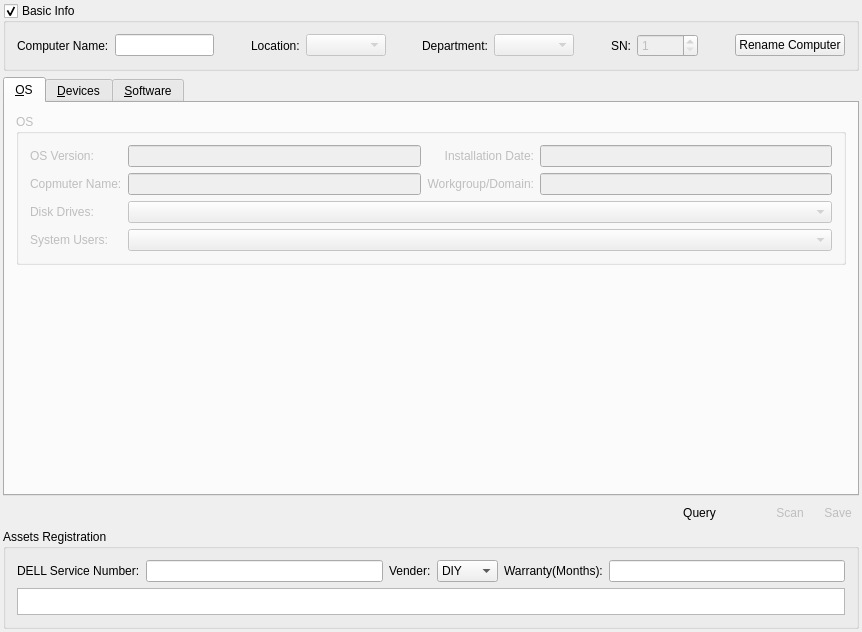
<?xml version="1.0" encoding="UTF-8"?>
<ui version="4.0">
 <class>SystemInfoMainWindowUI</class>
 <widget class="QWidget" name="SystemInfoMainWindowUI">
  <property name="geometry">
   <rect>
    <x>0</x>
    <y>0</y>
    <width>862</width>
    <height>592</height>
   </rect>
  </property>
  <property name="sizePolicy">
   <sizepolicy hsizetype="Expanding" vsizetype="Expanding">
    <horstretch>0</horstretch>
    <verstretch>0</verstretch>
   </sizepolicy>
  </property>
  <property name="windowTitle">
   <string>System Management</string>
  </property>
  <layout class="QGridLayout" name="gridLayout_4">
   <property name="margin">
    <number>3</number>
   </property>
   <item row="0" column="0">
    <widget class="QGroupBox" name="groupBoxBasicSettings_2">
     <property name="title">
      <string>Basic Info</string>
     </property>
     <property name="checkable">
      <bool>true</bool>
     </property>
     <property name="checked">
      <bool>true</bool>
     </property>
     <layout class="QHBoxLayout" name="horizontalLayout_3">
      <item>
       <widget class="QLabel" name="labelComputerName">
        <property name="text">
         <string>Computer Name:</string>
        </property>
       </widget>
      </item>
      <item>
       <widget class="QLineEdit" name="lineEditComputerName">
        <property name="readOnly">
         <bool>true</bool>
        </property>
       </widget>
      </item>
      <item>
       <spacer name="horizontalSpacer_10">
        <property name="orientation">
         <enum>Qt::Horizontal</enum>
        </property>
        <property name="sizeHint" stdset="0">
         <size>
          <width>40</width>
          <height>20</height>
         </size>
        </property>
       </spacer>
      </item>
      <item>
       <widget class="QLabel" name="labelLocation_2">
        <property name="text">
         <string>Location:</string>
        </property>
       </widget>
      </item>
      <item>
       <widget class="QComboBox" name="comboBoxLocation">
        <property name="enabled">
         <bool>false</bool>
        </property>
        <property name="minimumSize">
         <size>
          <width>80</width>
          <height>0</height>
         </size>
        </property>
       </widget>
      </item>
      <item>
       <spacer name="horizontalSpacer_7">
        <property name="orientation">
         <enum>Qt::Horizontal</enum>
        </property>
        <property name="sizeHint" stdset="0">
         <size>
          <width>40</width>
          <height>20</height>
         </size>
        </property>
       </spacer>
      </item>
      <item>
       <widget class="QLabel" name="labelDepartment_2">
        <property name="text">
         <string>Department:</string>
        </property>
       </widget>
      </item>
      <item>
       <widget class="QComboBox" name="comboBoxDepartment">
        <property name="enabled">
         <bool>false</bool>
        </property>
        <property name="sizePolicy">
         <sizepolicy hsizetype="Preferred" vsizetype="Fixed">
          <horstretch>0</horstretch>
          <verstretch>0</verstretch>
         </sizepolicy>
        </property>
        <property name="minimumSize">
         <size>
          <width>80</width>
          <height>0</height>
         </size>
        </property>
        <property name="toolTip">
         <string>Department</string>
        </property>
        <property name="statusTip">
         <string/>
        </property>
        <property name="whatsThis">
         <string>Department</string>
        </property>
       </widget>
      </item>
      <item>
       <spacer name="horizontalSpacer_8">
        <property name="orientation">
         <enum>Qt::Horizontal</enum>
        </property>
        <property name="sizeHint" stdset="0">
         <size>
          <width>40</width>
          <height>20</height>
         </size>
        </property>
       </spacer>
      </item>
      <item>
       <widget class="QLabel" name="labelSN_2">
        <property name="text">
         <string>SN:</string>
        </property>
       </widget>
      </item>
      <item>
       <widget class="QSpinBox" name="spinBoxSN">
        <property name="enabled">
         <bool>false</bool>
        </property>
        <property name="sizePolicy">
         <sizepolicy hsizetype="Minimum" vsizetype="Fixed">
          <horstretch>0</horstretch>
          <verstretch>0</verstretch>
         </sizepolicy>
        </property>
        <property name="minimum">
         <number>1</number>
        </property>
        <property name="maximum">
         <number>99999</number>
        </property>
       </widget>
      </item>
      <item>
       <spacer name="horizontalSpacer_9">
        <property name="orientation">
         <enum>Qt::Horizontal</enum>
        </property>
        <property name="sizeHint" stdset="0">
         <size>
          <width>40</width>
          <height>20</height>
         </size>
        </property>
       </spacer>
      </item>
      <item>
       <widget class="QPushButton" name="pushButtonRenameComputer">
        <property name="text">
         <string>Rename Computer</string>
        </property>
       </widget>
      </item>
     </layout>
    </widget>
   </item>
   <item row="4" column="0">
    <widget class="QGroupBox" name="groupBox_2">
     <property name="minimumSize">
      <size>
       <width>0</width>
       <height>100</height>
      </size>
     </property>
     <property name="title">
      <string>Assets Registration </string>
     </property>
     <layout class="QGridLayout" name="gridLayout">
      <item row="0" column="0">
       <widget class="QLabel" name="label">
        <property name="text">
         <string>DELL Service Number:</string>
        </property>
       </widget>
      </item>
      <item row="0" column="1">
       <widget class="QLineEdit" name="lineEditDellServiceNumber"/>
      </item>
      <item row="0" column="2">
       <widget class="QLabel" name="label_3">
        <property name="text">
         <string>Vender:</string>
        </property>
       </widget>
      </item>
      <item row="0" column="3">
       <widget class="QComboBox" name="comboBoxVender">
        <item>
         <property name="text">
          <string>DIY</string>
         </property>
        </item>
        <item>
         <property name="text">
          <string>DELL</string>
         </property>
        </item>
       </widget>
      </item>
      <item row="0" column="5">
       <widget class="QLineEdit" name="lineEditWarranty"/>
      </item>
      <item row="0" column="4">
       <widget class="QLabel" name="label_4">
        <property name="text">
         <string>Warranty(Months):</string>
        </property>
       </widget>
      </item>
      <item row="1" column="0" colspan="6">
       <widget class="QTextEdit" name="textEditRemark"/>
      </item>
     </layout>
    </widget>
   </item>
   <item row="2" column="0">
    <widget class="QTabWidget" name="tabWidgetSystemInfo">
     <property name="tabPosition">
      <enum>QTabWidget::North</enum>
     </property>
     <property name="tabShape">
      <enum>QTabWidget::Rounded</enum>
     </property>
     <property name="currentIndex">
      <number>0</number>
     </property>
     <widget class="QWidget" name="tabOS">
      <attribute name="title">
       <string>&amp;OS</string>
      </attribute>
      <layout class="QGridLayout" name="gridLayout_2">
       <item row="0" column="0">
        <widget class="QGroupBox" name="osGroupBox">
         <property name="enabled">
          <bool>false</bool>
         </property>
         <property name="sizePolicy">
          <sizepolicy hsizetype="Expanding" vsizetype="Preferred">
           <horstretch>0</horstretch>
           <verstretch>0</verstretch>
          </sizepolicy>
         </property>
         <property name="title">
          <string>OS</string>
         </property>
         <layout class="QGridLayout" name="gridLayout_7">
          <property name="sizeConstraint">
           <enum>QLayout::SetDefaultConstraint</enum>
          </property>
          <item row="0" column="0">
           <widget class="QLabel" name="label_2">
            <property name="text">
             <string>OS Version:</string>
            </property>
           </widget>
          </item>
          <item row="0" column="1">
           <widget class="QLineEdit" name="osVersionLineEdit">
            <property name="readOnly">
             <bool>true</bool>
            </property>
           </widget>
          </item>
          <item row="1" column="0">
           <widget class="QLabel" name="label_6">
            <property name="text">
             <string>Copmuter Name:</string>
            </property>
           </widget>
          </item>
          <item row="1" column="1">
           <widget class="QLineEdit" name="computerNameLineEdit">
            <property name="readOnly">
             <bool>true</bool>
            </property>
           </widget>
          </item>
          <item row="1" column="2">
           <widget class="QLabel" name="workgroupLabel">
            <property name="text">
             <string>Workgroup/Domain:</string>
            </property>
            <property name="alignment">
             <set>Qt::AlignRight|Qt::AlignTrailing|Qt::AlignVCenter</set>
            </property>
           </widget>
          </item>
          <item row="0" column="2">
           <widget class="QLabel" name="installDatelabel">
            <property name="text">
             <string>Installation Date:</string>
            </property>
            <property name="alignment">
             <set>Qt::AlignRight|Qt::AlignTrailing|Qt::AlignVCenter</set>
            </property>
           </widget>
          </item>
          <item row="0" column="3">
           <widget class="QLineEdit" name="installationDateLineEdit">
            <property name="readOnly">
             <bool>true</bool>
            </property>
           </widget>
          </item>
          <item row="1" column="3">
           <widget class="QLineEdit" name="workgroupLineEdit">
            <property name="readOnly">
             <bool>true</bool>
            </property>
           </widget>
          </item>
          <item row="3" column="0">
           <widget class="QLabel" name="labelSystemUsers">
            <property name="text">
             <string>System Users:</string>
            </property>
           </widget>
          </item>
          <item row="3" column="1" colspan="3">
           <widget class="QComboBox" name="comboBoxSystemUsers"/>
          </item>
          <item row="2" column="1" colspan="3">
           <widget class="QComboBox" name="logicalDrivesComboBox">
            <property name="sizePolicy">
             <sizepolicy hsizetype="Expanding" vsizetype="Fixed">
              <horstretch>0</horstretch>
              <verstretch>0</verstretch>
             </sizepolicy>
            </property>
           </widget>
          </item>
          <item row="2" column="0">
           <widget class="QLabel" name="logicalDrivesLabel">
            <property name="text">
             <string>Disk Drives:</string>
            </property>
           </widget>
          </item>
         </layout>
        </widget>
       </item>
       <item row="1" column="0">
        <spacer name="verticalSpacer">
         <property name="orientation">
          <enum>Qt::Vertical</enum>
         </property>
         <property name="sizeHint" stdset="0">
          <size>
           <width>20</width>
           <height>40</height>
          </size>
         </property>
        </spacer>
       </item>
      </layout>
     </widget>
     <widget class="QWidget" name="tabDevices">
      <attribute name="title">
       <string>&amp;Devices</string>
      </attribute>
      <layout class="QVBoxLayout" name="verticalLayout_2">
       <item>
        <widget class="QGroupBox" name="devicesInfoGroupBox">
         <property name="enabled">
          <bool>false</bool>
         </property>
         <property name="sizePolicy">
          <sizepolicy hsizetype="Expanding" vsizetype="Preferred">
           <horstretch>0</horstretch>
           <verstretch>0</verstretch>
          </sizepolicy>
         </property>
         <property name="minimumSize">
          <size>
           <width>0</width>
           <height>0</height>
          </size>
         </property>
         <property name="title">
          <string>Devices</string>
         </property>
         <layout class="QGridLayout" name="gridLayout_13" rowstretch="0,0,0,0,0,0,0,0,0,0,0,0,0" columnstretch="0,0,0,0">
          <property name="sizeConstraint">
           <enum>QLayout::SetDefaultConstraint</enum>
          </property>
          <item row="1" column="1" colspan="3">
           <widget class="QLineEdit" name="motherboardLineEdit">
            <property name="readOnly">
             <bool>true</bool>
            </property>
           </widget>
          </item>
          <item row="5" column="0">
           <widget class="QLabel" name="videoCardLabel">
            <property name="text">
             <string>Video Card:</string>
            </property>
           </widget>
          </item>
          <item row="5" column="1" colspan="3">
           <widget class="QLineEdit" name="videoCardLineEdit">
            <property name="readOnly">
             <bool>true</bool>
            </property>
           </widget>
          </item>
          <item row="9" column="1" colspan="3">
           <widget class="QLineEdit" name="adapter1NameLineEdit">
            <property name="readOnly">
             <bool>true</bool>
            </property>
           </widget>
          </item>
          <item row="10" column="0">
           <widget class="QLabel" name="macAddresslabel_3">
            <property name="text">
             <string>MAC Address:</string>
            </property>
           </widget>
          </item>
          <item row="10" column="1">
           <widget class="QLineEdit" name="adapter1HDAddressLineEdit">
            <property name="readOnly">
             <bool>true</bool>
            </property>
           </widget>
          </item>
          <item row="8" column="1" colspan="3">
           <widget class="Line" name="line_5">
            <property name="orientation">
             <enum>Qt::Horizontal</enum>
            </property>
           </widget>
          </item>
          <item row="0" column="0">
           <widget class="QLabel" name="cpuInfoLabel">
            <property name="text">
             <string>CPU:</string>
            </property>
           </widget>
          </item>
          <item row="0" column="1" colspan="3">
           <widget class="QLineEdit" name="cpuLineEdit">
            <property name="readOnly">
             <bool>true</bool>
            </property>
           </widget>
          </item>
          <item row="10" column="2">
           <widget class="QLabel" name="ipAddresslabel_3">
            <property name="text">
             <string>IP Address:</string>
            </property>
            <property name="alignment">
             <set>Qt::AlignRight|Qt::AlignTrailing|Qt::AlignVCenter</set>
            </property>
           </widget>
          </item>
          <item row="10" column="3">
           <widget class="QLineEdit" name="adapter1IPAddressLineEdit">
            <property name="minimumSize">
             <size>
              <width>210</width>
              <height>0</height>
             </size>
            </property>
            <property name="readOnly">
             <bool>true</bool>
            </property>
           </widget>
          </item>
          <item row="11" column="1" colspan="3">
           <widget class="QLineEdit" name="adapter2NameLineEdit">
            <property name="readOnly">
             <bool>true</bool>
            </property>
           </widget>
          </item>
          <item row="12" column="0">
           <widget class="QLabel" name="macAddresslabel_4">
            <property name="text">
             <string>MAC Address:</string>
            </property>
           </widget>
          </item>
          <item row="12" column="1">
           <widget class="QLineEdit" name="adapter2HDAddressLineEdit">
            <property name="readOnly">
             <bool>true</bool>
            </property>
           </widget>
          </item>
          <item row="12" column="2">
           <widget class="QLabel" name="ipAddresslabel_4">
            <property name="text">
             <string>IP Address:</string>
            </property>
            <property name="alignment">
             <set>Qt::AlignRight|Qt::AlignTrailing|Qt::AlignVCenter</set>
            </property>
           </widget>
          </item>
          <item row="12" column="3">
           <widget class="QLineEdit" name="adapter2IPAddressLineEdit">
            <property name="readOnly">
             <bool>true</bool>
            </property>
           </widget>
          </item>
          <item row="9" column="0">
           <widget class="QLabel" name="adapter1Label">
            <property name="text">
             <string>Adapter 1:</string>
            </property>
           </widget>
          </item>
          <item row="11" column="0">
           <widget class="QLabel" name="networkAdapter2Label">
            <property name="text">
             <string>Adapter 2:</string>
            </property>
           </widget>
          </item>
          <item row="8" column="0">
           <widget class="QLabel" name="networkLabel">
            <property name="text">
             <string>Network Info:</string>
            </property>
           </widget>
          </item>
          <item row="1" column="0">
           <widget class="QLabel" name="motherboardLabel">
            <property name="text">
             <string>Motherboard:</string>
            </property>
           </widget>
          </item>
          <item row="3" column="0">
           <widget class="QLabel" name="chipsetLabel">
            <property name="text">
             <string>Chipset:</string>
            </property>
           </widget>
          </item>
          <item row="3" column="1">
           <widget class="QLineEdit" name="chipsetLineEdit">
            <property name="readOnly">
             <bool>true</bool>
            </property>
           </widget>
          </item>
          <item row="3" column="2">
           <widget class="QLabel" name="memoryInfoLabel">
            <property name="text">
             <string>Memory:</string>
            </property>
            <property name="alignment">
             <set>Qt::AlignRight|Qt::AlignTrailing|Qt::AlignVCenter</set>
            </property>
           </widget>
          </item>
          <item row="3" column="3">
           <widget class="QLineEdit" name="memoryLineEdit">
            <property name="readOnly">
             <bool>true</bool>
            </property>
           </widget>
          </item>
          <item row="7" column="0">
           <widget class="QLabel" name="audioCardLabel">
            <property name="text">
             <string>Audio Card:</string>
            </property>
           </widget>
          </item>
          <item row="7" column="1" colspan="3">
           <widget class="QLineEdit" name="audioLineEdit">
            <property name="readOnly">
             <bool>true</bool>
            </property>
           </widget>
          </item>
          <item row="6" column="0">
           <widget class="QLabel" name="monitorLabel">
            <property name="text">
             <string>Monitor:</string>
            </property>
           </widget>
          </item>
          <item row="6" column="1" colspan="3">
           <widget class="QLineEdit" name="monitorLineEdit">
            <property name="readOnly">
             <bool>true</bool>
            </property>
           </widget>
          </item>
          <item row="2" column="0">
           <widget class="QLabel" name="dmiUUIDLabel">
            <property name="text">
             <string>DMI UUID:</string>
            </property>
           </widget>
          </item>
          <item row="2" column="1" colspan="3">
           <widget class="QLineEdit" name="dmiUUIDLineEdit">
            <property name="readOnly">
             <bool>true</bool>
            </property>
           </widget>
          </item>
         </layout>
        </widget>
       </item>
       <item>
        <spacer name="verticalSpacer_3">
         <property name="orientation">
          <enum>Qt::Vertical</enum>
         </property>
         <property name="sizeHint" stdset="0">
          <size>
           <width>20</width>
           <height>40</height>
          </size>
         </property>
        </spacer>
       </item>
      </layout>
     </widget>
     <widget class="QWidget" name="tabSoftware">
      <attribute name="title">
       <string>&amp;Software</string>
      </attribute>
      <layout class="QVBoxLayout" name="verticalLayout_3">
       <item>
        <widget class="QTableWidget" name="tableWidgetSoftware">
         <property name="selectionMode">
          <enum>QAbstractItemView::SingleSelection</enum>
         </property>
         <property name="selectionBehavior">
          <enum>QAbstractItemView::SelectRows</enum>
         </property>
         <attribute name="horizontalHeaderVisible">
          <bool>false</bool>
         </attribute>
         <attribute name="horizontalHeaderStretchLastSection">
          <bool>true</bool>
         </attribute>
         <column>
          <property name="text">
           <string>Name</string>
          </property>
         </column>
         <column>
          <property name="text">
           <string>Version</string>
          </property>
         </column>
         <column>
          <property name="text">
           <string>Size</string>
          </property>
         </column>
         <column>
          <property name="text">
           <string>Date</string>
          </property>
         </column>
         <column>
          <property name="text">
           <string>Publisher</string>
          </property>
         </column>
        </widget>
       </item>
      </layout>
     </widget>
    </widget>
   </item>
   <item row="3" column="0">
    <layout class="QHBoxLayout" name="horizontalLayout_2">
     <item>
      <widget class="QLabel" name="labelReportCreationTime">
       <property name="sizePolicy">
        <sizepolicy hsizetype="Expanding" vsizetype="Preferred">
         <horstretch>0</horstretch>
         <verstretch>0</verstretch>
        </sizepolicy>
       </property>
      </widget>
     </item>
     <item>
      <spacer name="horizontalSpacer">
       <property name="orientation">
        <enum>Qt::Horizontal</enum>
       </property>
       <property name="sizeHint" stdset="0">
        <size>
         <width>40</width>
         <height>20</height>
        </size>
       </property>
      </spacer>
     </item>
     <item>
      <widget class="QToolButton" name="toolButtonQuerySystemInfo">
       <property name="text">
        <string>Query</string>
       </property>
       <property name="icon">
        <iconset resource="systeminfo.qrc">
         <normaloff>:/resources/images/querydatabase.png</normaloff>:/resources/images/querydatabase.png</iconset>
       </property>
       <property name="autoRaise">
        <bool>true</bool>
       </property>
      </widget>
     </item>
     <item>
      <spacer name="horizontalSpacer_2">
       <property name="orientation">
        <enum>Qt::Horizontal</enum>
       </property>
       <property name="sizeType">
        <enum>QSizePolicy::Preferred</enum>
       </property>
       <property name="sizeHint" stdset="0">
        <size>
         <width>40</width>
         <height>20</height>
        </size>
       </property>
      </spacer>
     </item>
     <item>
      <widget class="QToolButton" name="toolButtonScan">
       <property name="enabled">
        <bool>false</bool>
       </property>
       <property name="toolTip">
        <string>Get System Information</string>
       </property>
       <property name="statusTip">
        <string>Get System Information</string>
       </property>
       <property name="text">
        <string>Scan</string>
       </property>
       <property name="icon">
        <iconset resource="systeminfo.qrc">
         <normaloff>:/resources/images/scansystem.png</normaloff>:/resources/images/scansystem.png</iconset>
       </property>
       <property name="autoRaise">
        <bool>true</bool>
       </property>
      </widget>
     </item>
     <item>
      <widget class="QToolButton" name="toolButtonUpload">
       <property name="enabled">
        <bool>false</bool>
       </property>
       <property name="toolTip">
        <string>Save System Information</string>
       </property>
       <property name="statusTip">
        <string>Save System Information</string>
       </property>
       <property name="text">
        <string>Save</string>
       </property>
       <property name="icon">
        <iconset resource="systeminfo.qrc">
         <normaloff>:/resources/images/uploadtodatabase.png</normaloff>:/resources/images/uploadtodatabase.png</iconset>
       </property>
       <property name="autoRaise">
        <bool>true</bool>
       </property>
      </widget>
     </item>
    </layout>
   </item>
  </layout>
  <action name="actionAddAdmin">
   <property name="text">
    <string>Add Admin</string>
   </property>
   <property name="toolTip">
    <string>Add user to local admin group</string>
   </property>
  </action>
  <action name="actionDeleteAdmin">
   <property name="text">
    <string>Delete Admin</string>
   </property>
   <property name="toolTip">
    <string>Delete user from local admin group</string>
   </property>
  </action>
 </widget>
 <layoutdefault spacing="6" margin="11"/>
 <tabstops>
  <tabstop>toolButtonScan</tabstop>
  <tabstop>toolButtonUpload</tabstop>
  <tabstop>osVersionLineEdit</tabstop>
  <tabstop>installationDateLineEdit</tabstop>
  <tabstop>computerNameLineEdit</tabstop>
  <tabstop>workgroupLineEdit</tabstop>
  <tabstop>logicalDrivesComboBox</tabstop>
  <tabstop>comboBoxSystemUsers</tabstop>
  <tabstop>cpuLineEdit</tabstop>
  <tabstop>motherboardLineEdit</tabstop>
  <tabstop>dmiUUIDLineEdit</tabstop>
  <tabstop>chipsetLineEdit</tabstop>
  <tabstop>memoryLineEdit</tabstop>
  <tabstop>videoCardLineEdit</tabstop>
  <tabstop>monitorLineEdit</tabstop>
  <tabstop>audioLineEdit</tabstop>
  <tabstop>adapter1NameLineEdit</tabstop>
  <tabstop>adapter1HDAddressLineEdit</tabstop>
  <tabstop>adapter1IPAddressLineEdit</tabstop>
  <tabstop>adapter2NameLineEdit</tabstop>
  <tabstop>adapter2HDAddressLineEdit</tabstop>
  <tabstop>adapter2IPAddressLineEdit</tabstop>
 </tabstops>
 <resources>
  <include location="systeminfo.qrc"/>
 </resources>
 <connections/>
</ui>
